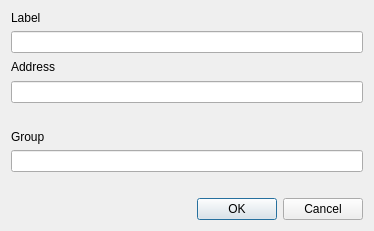
<?xml version="1.0" encoding="UTF-8"?>
<ui version="4.0">
 <class>NewSubscriptionDialog</class>
 <widget class="QDialog" name="NewSubscriptionDialog">
  <property name="geometry">
   <rect>
    <x>0</x>
    <y>0</y>
    <width>368</width>
    <height>231</height>
   </rect>
  </property>
  <property name="windowTitle">
   <string>Add new entry</string>
  </property>
  <layout class="QFormLayout" name="formLayout">
   <property name="fieldGrowthPolicy">
    <enum>QFormLayout::AllNonFixedFieldsGrow</enum>
   </property>
   <item row="0" column="0" colspan="2">
    <widget class="QLabel" name="label_2">
     <property name="text">
      <string>Label</string>
     </property>
    </widget>
   </item>
   <item row="2" column="0" colspan="2">
    <widget class="QLineEdit" name="newsubscriptionlabel"/>
   </item>
   <item row="4" column="0">
    <widget class="QLabel" name="label">
     <property name="text">
      <string>Address</string>
     </property>
    </widget>
   </item>
   <item row="4" column="1">
    <spacer name="verticalSpacer">
     <property name="orientation">
      <enum>Qt::Vertical</enum>
     </property>
     <property name="sizeHint" stdset="0">
      <size>
       <width>302</width>
       <height>10</height>
      </size>
     </property>
    </spacer>
   </item>
   <item row="5" column="0" colspan="2">
    <widget class="QLineEdit" name="lineEditSubscriptionAddress"/>
   </item>
   <item row="7" column="1">
    <spacer name="verticalSpacer_2">
     <property name="orientation">
      <enum>Qt::Vertical</enum>
     </property>
     <property name="sizeHint" stdset="0">
      <size>
       <width>20</width>
       <height>10</height>
      </size>
     </property>
    </spacer>
   </item>
   <item row="8" column="0">
    <widget class="QLabel" name="label_3">
     <property name="text">
      <string>Group</string>
     </property>
    </widget>
   </item>
   <item row="9" column="0" colspan="2">
    <widget class="QLineEdit" name="lineEditGroupName"/>
   </item>
   <item row="12" column="1">
    <widget class="QDialogButtonBox" name="buttonBox">
     <property name="orientation">
      <enum>Qt::Horizontal</enum>
     </property>
     <property name="standardButtons">
      <set>QDialogButtonBox::Cancel|QDialogButtonBox::Ok</set>
     </property>
    </widget>
   </item>
   <item row="11" column="0" colspan="2">
    <widget class="QLabel" name="labelSubscriptionAddressCheck">
     <property name="text">
      <string/>
     </property>
     <property name="wordWrap">
      <bool>true</bool>
     </property>
    </widget>
   </item>
  </layout>
 </widget>
 <resources/>
 <connections>
  <connection>
   <sender>buttonBox</sender>
   <signal>accepted()</signal>
   <receiver>NewSubscriptionDialog</receiver>
   <slot>accept()</slot>
   <hints>
    <hint type="sourcelabel">
     <x>360</x>
     <y>234</y>
    </hint>
    <hint type="destinationlabel">
     <x>157</x>
     <y>256</y>
    </hint>
   </hints>
  </connection>
  <connection>
   <sender>buttonBox</sender>
   <signal>rejected()</signal>
   <receiver>NewSubscriptionDialog</receiver>
   <slot>reject()</slot>
   <hints>
    <hint type="sourcelabel">
     <x>360</x>
     <y>240</y>
    </hint>
    <hint type="destinationlabel">
     <x>286</x>
     <y>256</y>
    </hint>
   </hints>
  </connection>
 </connections>
</ui>
